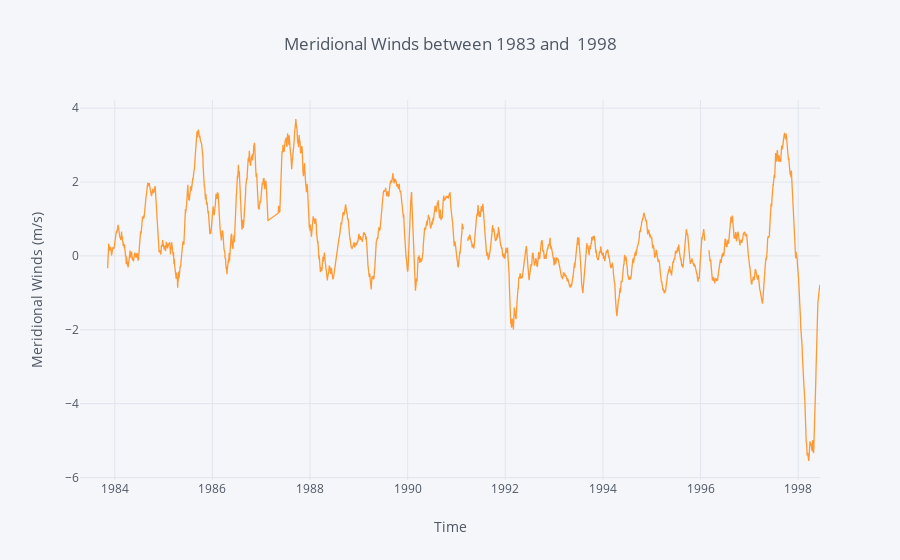

Source (notebook cell):
### Code cell
g['mer.winds'].rolling(window= 30).mean().iplot(kind='line', xTitle='Time',
           yTitle='Meridional Winds (m/s)', title='Meridional Winds between 1983 and  1998')

### Figure 1 — Plotly figure (JSON) as saved in the notebook; plotly's stock layout.template omitted (floating-point values rounded to 4 significant figures; data arrays with more than 128 entries replaced by an {"elided": "..."} marker saying what was removed)
{"data": [{"line": {"color": "rgba(255, 153, 51, 1.0)", "dash": "solid", "shape": "linear", "width": 1.3}, "mode": "lines", "name": "mer.winds", "text": "", "type": "scatter", "uid": "22cde608-5dee-428c-90e0-5664341279e5", "x": {"elided": "5274 str values"}, "y": {"elided": "5274 mixed values"}}], "layout": {"legend": {"bgcolor": "#F5F6F9", "font": {"color": "#4D5663"}}, "paper_bgcolor": "#F5F6F9", "plot_bgcolor": "#F5F6F9", "title": {"font": {"color": "#4D5663"}, "text": "Meridional Winds between 1983 and  1998"}, "xaxis": {"gridcolor": "#E1E5ED", "showgrid": true, "tickfont": {"color": "#4D5663"}, "title": {"font": {"color": "#4D5663"}, "text": "Time"}, "zerolinecolor": "#E1E5ED"}, "yaxis": {"gridcolor": "#E1E5ED", "showgrid": true, "tickfont": {"color": "#4D5663"}, "title": {"font": {"color": "#4D5663"}, "text": "Meridional Winds (m/s)"}, "zerolinecolor": "#E1E5ED"}}}
